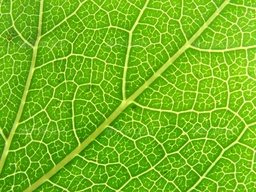
#> input picture leaf.jpg, 256 x 192 px, shrunk from 590 x 443 before the run
$ jupyter execute ImageSegmentation_GMM.ipynb
#> lines starting #> are read from the running program, lines starting #| are printed output that depends on the picture
Reference: https://github.com/bnsreenu/python_for_microscopists

[cell 1]
import numpy as np
import cv2

[cell 2]
img=cv2.imread("leaf.jpg")
#> img is the input picture: shape (192, 256, 3); mean B, G, R 30.4, 184.8, 117.7

[cell 3]
print(img.shape)
#| (192, 256, 3)

[cell 4]
img2=img.reshape((-1,3))

[cell 5]
from sklearn.mixture import GaussianMixture as GMM

Define the model, fit the model and predict the data

[cell 6]
gmm_model=GMM(n_components=4,covariance_type='tied').fit(img2)

[cell 7]
gmm_labels=gmm_model.predict(img2)

[cell 8]
original_shape=img.shape
#> original_shape = (192, 256, 3)
segmented=gmm_labels.reshape(original_shape[0], original_shape[1])
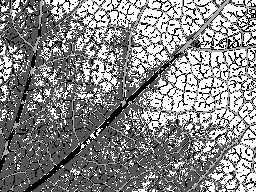
#> segmented: shape (192, 256) int64; min 0, max 3, mean 1.6; drawn with min black and max white

[cell 9]
cv2.imwrite("segmented_leaf.jpg",segmented)
#> Out = True

How to decide the number of parameters? one can use Akaike Information Criteria (AIC) or Bayesian Information Criteria (BIC)

Lets try say 10 components

[cell 10]
n_components=np.arange(1,10)
gmm_models=[GMM(n,covariance_type='tied').fit(img2) for n in n_components]
#> gmm_models = 9 items

[cell 11]
from matplotlib import pyplot as plt
plt.plot(n_components,[m.bic(img2) for m in gmm_models],label="BIC")
plt.xlabel("n_components")
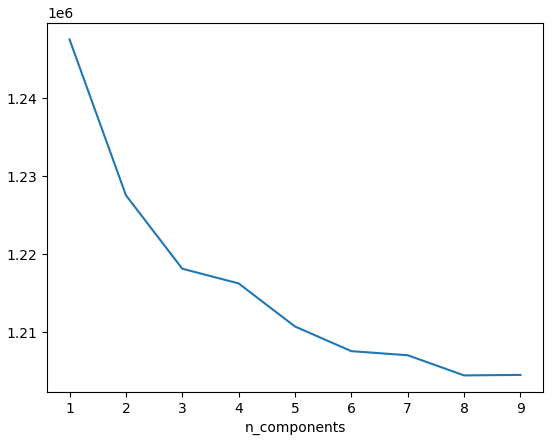
#> figure drawn by matplotlib, 1 panel
